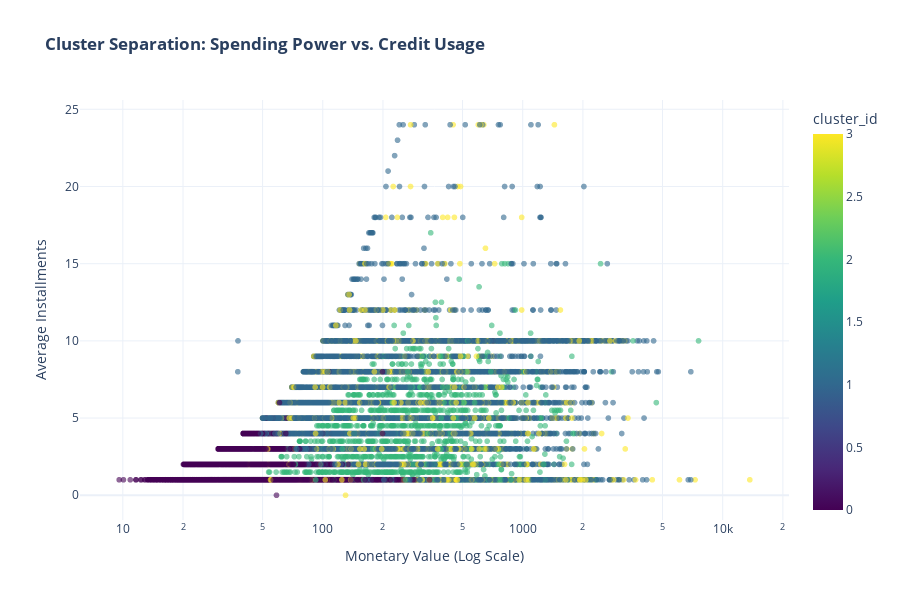

The code cell stored with this chart in its notebook:
### Markdown cell above
# **1.5. Pairplot (The "Separation" Proof)**

### Code cell
print("--- [START] Subsection 1.5: Cluster Separation Visual ---")

# We use the raw dataframe 'df' here, not the centroids
fig = px.scatter(
    df, 
    x="monetary", 
    y="avg_installments", 
    color="cluster_id",
    # Log scale is crucial because Monetary values are skewed
    log_x=True, 
    title="<b>Cluster Separation: Spending Power vs. Credit Usage</b>",
    template="plotly_white",
    opacity=0.6,
    color_continuous_scale="Viridis" # Distinct colors
)

fig.update_layout(
    height=600,
    width=900,
    xaxis_title="Monetary Value (Log Scale)",
    yaxis_title="Average Installments"
)

# Save and Show
fig.write_image(f"{FIGURES_DIR}task1_scatter_separation.png", scale=3)
fig.show()
print("--- [END] Subsection 1.5 ---")

### Figure 1 — Plotly figure (JSON) as saved in the notebook; plotly's stock layout.template omitted (floating-point values rounded to 4 significant figures; data arrays with more than 128 entries replaced by an {"elided": "..."} marker saying what was removed)
{"data": [{"hovertemplate": "monetary=%{x}<br>avg_installments=%{y}<br>cluster_id=%{marker.color}<extra></extra>", "legendgroup": "", "marker": {"color": {"elided": "93358 int values"}, "coloraxis": "coloraxis", "opacity": 0.6, "symbol": "circle"}, "mode": "markers", "name": "", "showlegend": false, "type": "scattergl", "x": {"elided": "93358 float values"}, "xaxis": "x", "y": {"elided": "93358 float values"}, "yaxis": "y"}], "layout": {"coloraxis": {"colorbar": {"title": {"text": "cluster_id"}}, "colorscale": [[0, "#440154"], [0.1111, "#482878"], [0.2222, "#3e4989"], [0.3333, "#31688e"], [0.4444, "#26828e"], [0.5556, "#1f9e89"], [0.6667, "#35b779"], [0.7778, "#6ece58"], [0.8889, "#b5de2b"], [1, "#fde725"]]}, "height": 600, "legend": {"tracegroupgap": 0}, "title": {"text": "<b>Cluster Separation: Spending Power vs. Credit Usage</b>"}, "width": 900, "xaxis": {"anchor": "y", "domain": [0, 1], "title": {"text": "Monetary Value (Log Scale)"}, "type": "log"}, "yaxis": {"anchor": "x", "domain": [0, 1], "title": {"text": "Average Installments"}}}}
